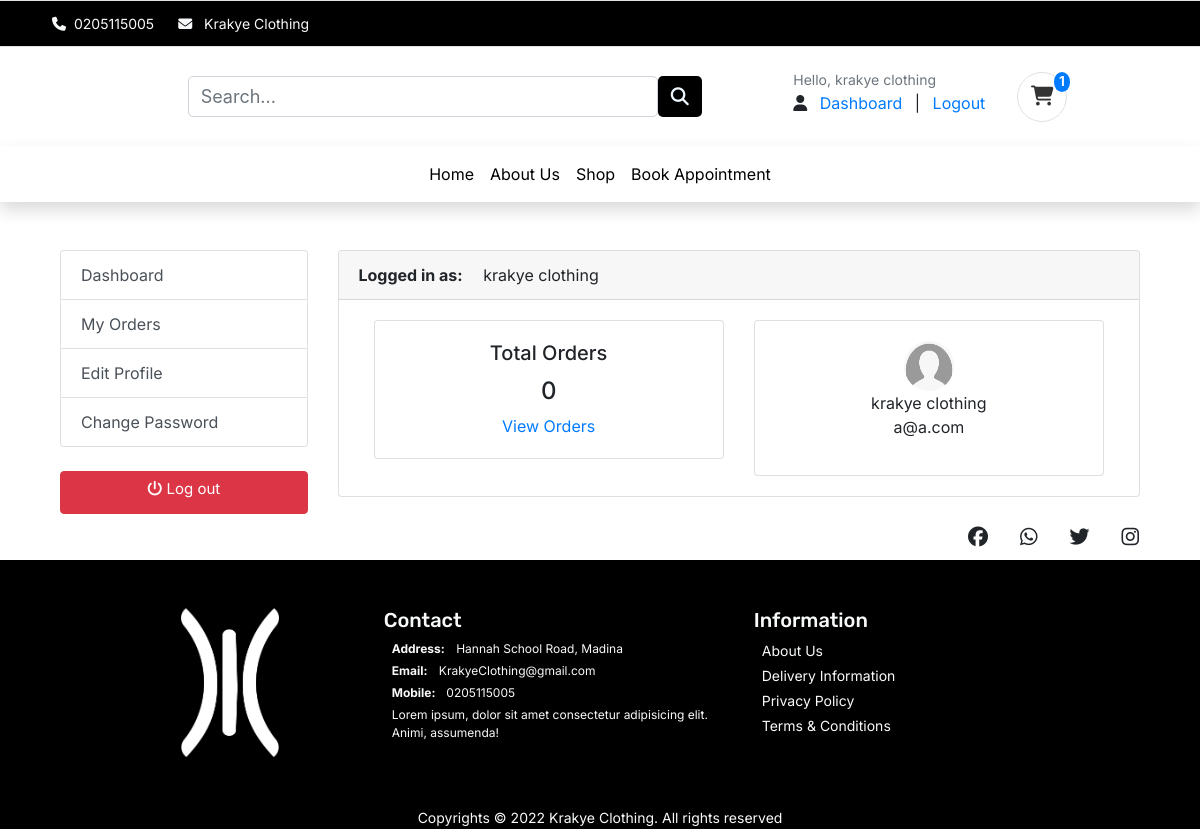
/account/dashboard/ (signed in), run on the app's committed database.
### accounts/models.py (models this page shows, shortened)
class UserBase(AbstractBaseUser, PermissionsMixin):
    username = models.CharField(max_length=150, unique=True)
    email = models.EmailField(_('email address'), unique=True)
    first_name = models.CharField(max_length=150, blank=True)
    last_name = models.CharField(max_length=150, blank=True)
    phone_number = models.CharField(max_length=50)
    address_line_1 = models.CharField(blank=True, max_length=100)
    address_line_2 = models.CharField(blank=True, max_length=100)
    profile_picture = models.ImageField(blank=True, upload_to='userprofile', default='/userprofile/profile_default.png')
    city = models.CharField(blank=True, max_length=20)
    state = models.CharField(blank=True, max_length=20)
    country = models.CharField(blank=True, max_length=20)
    is_active = models.BooleanField(default=False)
    is_staff = models.BooleanField(default=False)
    is_admin = models.BooleanField(default=False)
    date_created = models.DateTimeField(auto_now_add=True)
    last_login = models.DateTimeField(auto_now_add=True)
    updated = models.DateTimeField(auto_now=True)
    objects = CustomAccountManager()
    USERNAME_FIELD = 'email'
    REQUIRED_FIELDS = ['username', 'first_name', 'last_name']
    class Meta:
        verbose_name = "Accounts"
        verbose_name_plural = "Accounts"
        default_permissions = ()
    def __str__(self):
        return self.username
    def full_name(self):
        return f'{self.first_name} {self.last_name}'

### accounts/views.py (the view)
# urls.py: path('dashboard/', views.dashboard, name='dashboard'),
@login_required(login_url = 'login')
def dashboard(request):
    orders = Order.objects.filter(user=request.user)
    orders_count = orders.count()
    context = {
        'orders_count':orders_count
    }
    return render(request, 'account/user/dashboard.html', context)

### cart/context_processors.py (called while the page is built)
def counter(request):
    cart_count = 0
    if 'admin' in request.path:
        return {}
    else:
        try:
            cart = Cart.objects.filter(cart_id=_cart_id(request))
            if request.user.is_authenticated:
                cart_items = CartItem.objects.all().filter(user=request.user)
            else:
                cart_items = CartItem.objects.all().filter(cart=cart[:1])
            for cart_item in cart_items:
                cart_count += cart_item.quantity
        except Cart.DoesNotExist:
            cart_count = 0
    return dict(cart_count=cart_count)

### cart/views.py (called while the page is built)
def _cart_id(request):
    cart = request.session.session_key
    if not cart:
        cart = request.session.create()
    return cart

### templates/account/user/dashboard.html (shortened to what this page needs)
{% extends '../../base.html' %} {% load static %}  {% block content %}
<section class="section-content mt-5 font-inter padding-y bg">
  <div class="container-fluid">
    <div class="row">
    <div class="container">
      <div class="row">
      {% include 'includes/dash_sidebar.html' %}
      <main class="col-md-9">
        <article class="card">
        <header class="card-header">
          <strong class="d-inline-block mr-3">Logged in as:</strong>
          <span>{{user.full_name}}</span>
        </header>
        <div class="card-body">
          <div class="row">
          <div class="col-md-6">
            <div class="card" style="text-align:center;">
              <div class="card-body">
                <h5 class="card-title">Total Orders</h5>
                <h4>{{orders_count}}</h4>
                <a href="{%url 'accounts:my_orders'%}">View Orders</a>
              </div>
            </div>
          </div>
          <div class="col-md-6">
            <div class="card" style="text-align:center;">
              <div class="card-body">
                <img src="{{user.profile_picture.url}}" alt="User Profile Picture" width="50" height="50" style="border-radius:50%;">
                <p class="mb-0">{{user.full_name}}</p>
                <p class="mb-0">{{user.email}}</p>
              </div>
            </div>
          </div>
          </div>
        </div>
        </article>
      </main>
    </div>
    </div>
  </section>
{%endblock%}

### templates/includes/navbar.html (shortened to what this page needs)
<nav class="px-5 ml-3 navbar navbar-expand-lg navbar-light bg-white d-flex justify-content-between">
    <a class="navbar-brand" href="{%url "store:home"%}"><img src="https://festus-kwafo.github.io/KrakyeClothing/assets/logo.png" width="70" alt="" class="img-fluid"></a>
        <form action="{%url 'store:search'%}" method="GET" class="col-6">
          <div class="input-group">
            <input type="text" class="form-control" placeholder="Search..." name="keyword">
            <button class="btn btn-product" type="submit"><i class="fa-solid fa-magnifying-glass"></i>
            </button>
          </div>
        </form>
        <div class="d-flex nav-item">
            <div class="mr-3 navbar-item-hidden font-inter text-decoration-none">
              {% if user.id is None %}
              <div class="widget-header">
                <small class="title text-muted">Welcome Guest!</small>
                <div>
                  <a href="{% url 'accounts:login' %}">Sign in</a> <span class="dark-transp"> | </span>
                  <a href="{% url 'accounts:register' %}"> Register</a>
                </div>
              </div>
              {% else %}
              <div class="widget-header ">
                <small class="title font-inter text-muted">Hello, {{user.full_name}}</small>
                <div>
                  <span>
                    <i class="fa-solid fa-user"></i>
                  </span>
                  <a href="{% url 'accounts:dashboard' %}">Dashboard</a> <span class="dark-transp"> | </span>
                  <a href="{% url 'accounts:logout' %}"> Logout</a>
                </div>
              </div>
              {% endif %}
            </div>
            <div>
              <a href="{%url 'cart:cart_summary'%}">
                <button type="button" class="btn btn-cart border rounded-circle position-relative">
                  <i class="fa-solid fa-cart-shopping font-size-20"></i>
                  <span class="text-light position-absolute top-0 start-100 translate-middle rounded-circle badge bg-primary">
                    {{cart_count}}
                  </span>
                </button>
              </a>
            </div>
        </div>
  </nav>

### static/css/style.css (style rules this page uses)
button, button:focus { outline: none !important; box-shadow: none !important; }
.btn-product { background-color: black; color: aliceblue; }
.font-inter { font-family: "Inter", cursive; }
.font-size-20 { font-size: 20px; }
a { text-decoration: none; }
.btn-cart, .btn-wishlist { position: relative; align-items: center; justify-content: center; width: 50px; height: 50px; color: #333333; border: none; outline: none; border-radius: 50%; }
.row { margin: 0; }
a { padding: 0 1vh; }
form { padding: 2vh 0; }
input { border: 1px solid rgba(0, 0, 0, 0.137); padding: 1vh; margin-bottom: 4vh; outline: none; width: 100%; background-color: #f7f7f7; }
input, textarea, button { padding: 8px 15px; border-radius: 5px !important; margin: 5px 0px; box-sizing: border-box; border: 1px solid #ccc; font-size: 18px !important; font-weight: 300; }

### data on the page
UserBase: full_name "krakye clothing", profile_picture (placeholder picture), email "a@a.com"

### other printed values
{{ cart_count }} "1"
{{ orders_count }} "0"
